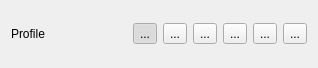
<?xml version="1.0" encoding="UTF-8"?>
<ui version="4.0">
 <class>ProfileWidget</class>
 <widget class="QWidget" name="ProfileWidget">
  <property name="geometry">
   <rect>
    <x>0</x>
    <y>0</y>
    <width>318</width>
    <height>68</height>
   </rect>
  </property>
  <property name="windowTitle">
   <string>Form</string>
  </property>
  <layout class="QGridLayout" name="gridLayout">
   <item row="0" column="0">
    <layout class="QHBoxLayout" name="horizontalLayout">
     <item>
      <widget class="QLabel" name="label">
       <property name="text">
        <string>Profile</string>
       </property>
      </widget>
     </item>
     <item>
      <widget class="QToolButton" name="profile_ped">
       <property name="text">
        <string>...</string>
       </property>
       <property name="checkable">
        <bool>true</bool>
       </property>
       <property name="checked">
        <bool>true</bool>
       </property>
       <attribute name="buttonGroup">
        <string notr="true">profile_buttons</string>
       </attribute>
      </widget>
     </item>
     <item>
      <widget class="QToolButton" name="profile_mbike">
       <property name="text">
        <string>...</string>
       </property>
       <property name="checkable">
        <bool>true</bool>
       </property>
       <attribute name="buttonGroup">
        <string notr="true">profile_buttons</string>
       </attribute>
      </widget>
     </item>
     <item>
      <widget class="QToolButton" name="profile_bike">
       <property name="text">
        <string>...</string>
       </property>
       <property name="checkable">
        <bool>true</bool>
       </property>
       <attribute name="buttonGroup">
        <string notr="true">profile_buttons</string>
       </attribute>
      </widget>
     </item>
     <item>
      <widget class="QToolButton" name="profile_car">
       <property name="text">
        <string>...</string>
       </property>
       <property name="checkable">
        <bool>true</bool>
       </property>
       <attribute name="buttonGroup">
        <string notr="true">profile_buttons</string>
       </attribute>
      </widget>
     </item>
     <item>
      <widget class="QToolButton" name="profile_bus">
       <property name="whatsThis">
        <string>Transit</string>
       </property>
       <property name="text">
        <string>...</string>
       </property>
       <property name="checkable">
        <bool>true</bool>
       </property>
       <attribute name="buttonGroup">
        <string notr="true">profile_buttons</string>
       </attribute>
      </widget>
     </item>
     <item>
      <layout class="QHBoxLayout" name="horizontalLayout_2"/>
     </item>
     <item>
      <widget class="QToolButton" name="toolButton_6">
       <property name="toolTip">
        <string>Profile settings</string>
       </property>
       <property name="text">
        <string>...</string>
       </property>
       <property name="icon">
        <iconset theme=":images/themes/default/console/iconProcessingConsole.svg"/>
       </property>
      </widget>
     </item>
    </layout>
   </item>
  </layout>
 </widget>
 <resources/>
 <connections/>
 <buttongroups>
  <buttongroup name="profile_buttons"/>
 </buttongroups>
</ui>
